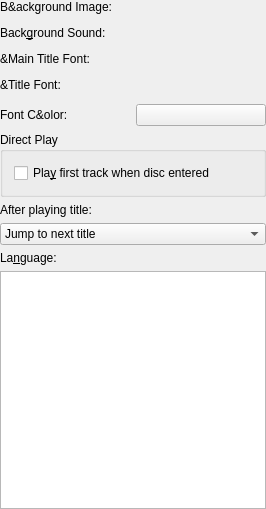
<?xml version="1.0" encoding="UTF-8"?>
<ui version="4.0">
 <class>TemplateOptionsLayout</class>
 <widget class="QWidget" name="TemplateOptionsLayout">
  <property name="geometry">
   <rect>
    <x>0</x>
    <y>0</y>
    <width>266</width>
    <height>509</height>
   </rect>
  </property>
  <property name="windowTitle">
   <string>Template Options</string>
  </property>
  <layout class="QVBoxLayout">
   <property name="margin">
    <number>0</number>
   </property>
   <item>
    <widget class="QLabel" name="backgroundImageLabel">
     <property name="text">
      <string>B&amp;ackground Image:</string>
     </property>
     <property name="wordWrap">
      <bool>false</bool>
     </property>
     <property name="buddy">
      <cstring>kcfg_background::url</cstring>
     </property>
    </widget>
   </item>
   <item>
    <widget class="KUrlRequester" name="kcfg_background::url"/>
   </item>
   <item>
    <widget class="QLabel" name="textLabel1">
     <property name="text">
      <string>Back&amp;ground Sound:</string>
     </property>
     <property name="wordWrap">
      <bool>false</bool>
     </property>
     <property name="buddy">
      <cstring>kcfg_sound</cstring>
     </property>
    </widget>
   </item>
   <item>
    <widget class="KUrlRequester" name="kcfg_sound"/>
   </item>
   <item>
    <widget class="QLabel" name="mainTitleFontLabel">
     <property name="text">
      <string>&amp;Main Title Font:</string>
     </property>
     <property name="wordWrap">
      <bool>false</bool>
     </property>
     <property name="buddy">
      <cstring>kcfg_main::font</cstring>
     </property>
    </widget>
   </item>
   <item>
    <widget class="KFontRequester" name="kcfg_main::font"/>
   </item>
   <item>
    <widget class="QLabel" name="textLabel3">
     <property name="text">
      <string>&amp;Title Font:</string>
     </property>
     <property name="wordWrap">
      <bool>false</bool>
     </property>
     <property name="buddy">
      <cstring>kcfg_title::font</cstring>
     </property>
    </widget>
   </item>
   <item>
    <widget class="KFontRequester" name="kcfg_title::font"/>
   </item>
   <item>
    <layout class="QHBoxLayout">
     <item>
      <widget class="QLabel" name="colorLabel">
       <property name="text">
        <string>Font C&amp;olor:</string>
       </property>
       <property name="wordWrap">
        <bool>false</bool>
       </property>
       <property name="buddy">
        <cstring>kcfg_label::color</cstring>
       </property>
      </widget>
     </item>
     <item>
      <widget class="KColorButton" name="kcfg_label::color"/>
     </item>
    </layout>
   </item>
   <item>
    <widget class="QGroupBox" name="directPlayGroupBox">
     <property name="title">
      <string>Direct Play</string>
     </property>
     <layout class="QVBoxLayout">
      <item>
       <widget class="QCheckBox" name="kcfg_direct_play">
        <property name="enabled">
         <bool>true</bool>
        </property>
        <property name="text">
         <string>Pla&amp;y first track when disc entered</string>
        </property>
        <property name="shortcut">
         <string>Alt+Y</string>
        </property>
       </widget>
      </item>
     </layout>
    </widget>
   </item>
   <item>
    <widget class="QLabel" name="jumpLabel">
     <property name="text">
      <string>After playing title:</string>
     </property>
     <property name="wordWrap">
      <bool>false</bool>
     </property>
    </widget>
   </item>
   <item>
    <widget class="QComboBox" name="kcfg_continue_to_next_title">
     <property name="currentIndex">
      <number>1</number>
     </property>
     <item>
      <property name="text">
       <string>Jump to main menu</string>
      </property>
     </item>
     <item>
      <property name="text">
       <string>Jump to next title</string>
      </property>
     </item>
    </widget>
   </item>
   <item>
    <widget class="QLabel" name="languageLabel">
     <property name="text">
      <string>La&amp;nguage:</string>
     </property>
     <property name="wordWrap">
      <bool>false</bool>
     </property>
     <property name="buddy">
      <cstring>kcfg_language</cstring>
     </property>
    </widget>
   </item>
   <item>
    <widget class="KMFLanguageListBox" name="kcfg_language">
     <property name="autoFill" stdset="0">
      <bool>true</bool>
     </property>
    </widget>
   </item>
  </layout>
 </widget>
 <layoutdefault spacing="6" margin="11"/>
 <layoutfunction spacing="KDialog::spacingHint" margin="KDialog::marginHint"/>
 <pixmapfunction>BTN_ICON</pixmapfunction>
 <customwidgets>
  <customwidget>
   <class>KUrlRequester</class>
   <extends>QFrame</extends>
   <header>kurlrequester.h</header>
  </customwidget>
  <customwidget>
   <class>KFontRequester</class>
   <extends>QWidget</extends>
   <header>kfontrequester.h</header>
  </customwidget>
  <customwidget>
   <class>KColorButton</class>
   <extends>QPushButton</extends>
   <header>kcolorbutton.h</header>
  </customwidget>
  <customwidget>
   <class>KMFLanguageListBox</class>
   <extends>QListView</extends>
   <header>kmflanguagewidgets.h</header>
  </customwidget>
 </customwidgets>
 <tabstops>
  <tabstop>kcfg_background::url</tabstop>
  <tabstop>kcfg_sound</tabstop>
  <tabstop>kcfg_main::font</tabstop>
  <tabstop>kcfg_title::font</tabstop>
  <tabstop>kcfg_direct_play</tabstop>
  <tabstop>kcfg_continue_to_next_title</tabstop>
  <tabstop>kcfg_language</tabstop>
 </tabstops>
 <includes>
  <include location="local">kUrlrequester.h</include>
  <include location="local">klineedit.h</include>
  <include location="local">kpushbutton.h</include>
  <include location="local">kUrlrequester.h</include>
  <include location="local">klineedit.h</include>
  <include location="local">kpushbutton.h</include>
  <include location="local">kmffontchooser.h</include>
  <include location="local">kmffontchooser.h</include>
  <include location="local">kcolorcombo.h</include>
  <include location="local">kmflanguagewidgets.h</include>
 </includes>
 <resources/>
 <connections/>
</ui>
